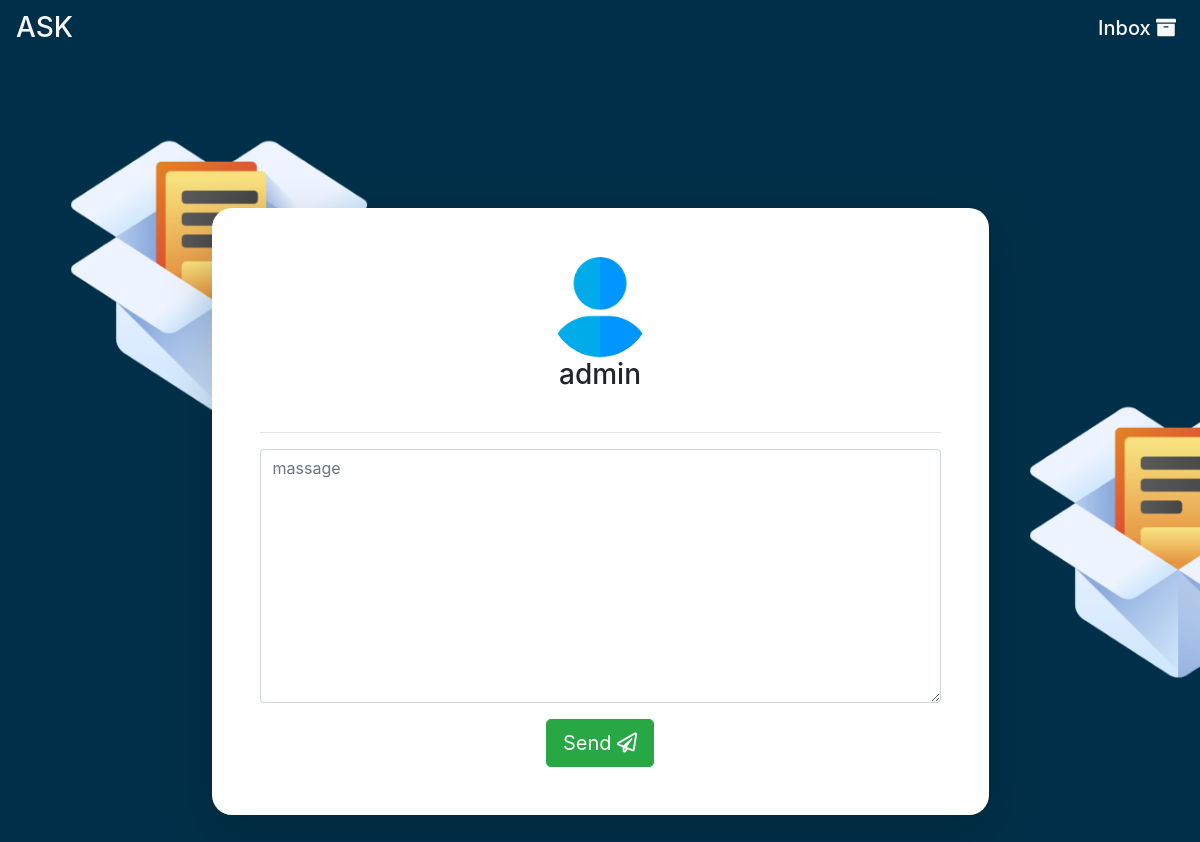
Page /profile/admin on the earlier database version.
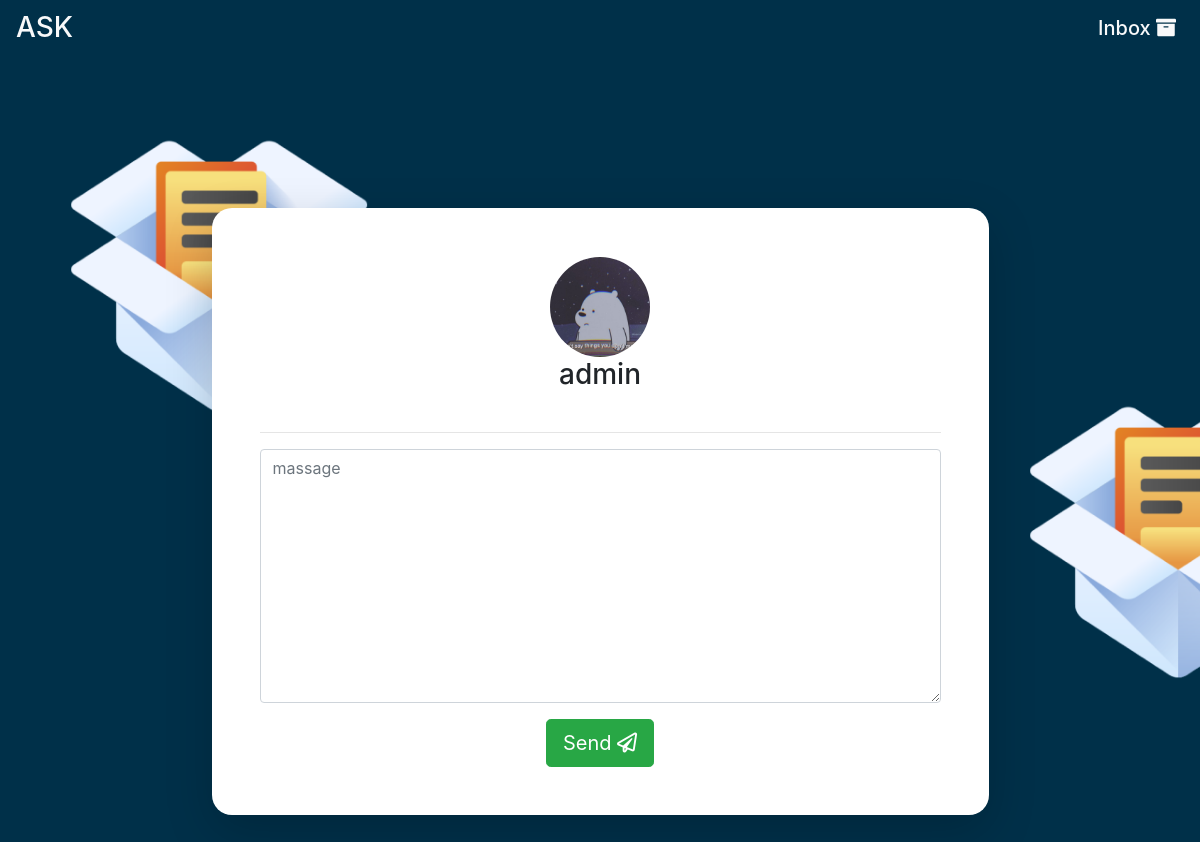
Same page on the later database version.
### user/models.py (models this page shows, shortened)
class Profile(models.Model):
    userpro=models.OneToOneField(User,on_delete=models.CASCADE)
    profile_img=models.ImageField(upload_to='profileImage',default='profileImage/userAvatar.png')
    bio=models.CharField(max_length=50,null=True,blank=True)
    slug=models.SlugField(blank=True, null=True)

### user/views.py (the view, shortened to what this page needs)
# urls.py: path('profile/<slug:slug>',views.profile,name='profile'),
def profile(request,slug):
   getprofile=get_object_or_404(Profile,slug=slug)
   form=NewMessage()
   formupdate=ProfileUpdate()
   if request.method=='POST':
      formupdate=ProfileUpdate(request.POST,request.FILES,instance=request.user.profile)
      if formupdate.is_valid():
         formupdate.save()
   context={
      'title':'profile',
      'getprofile':getprofile,
      'form':form,
      'formupdate':formupdate,
   }
   return render(request,'user/profile.html',context)
   pass

### user/forms.py
class NewMessage(forms.ModelForm):
    class Meta:
        model=Message
        fields=('messages',)
    messages=forms.CharField(
        widget=forms.Textarea(attrs={'class':'form-control','row':'3','placeholder':'massage'})
    )
    pass

class ProfileUpdate(forms.ModelForm):
    class Meta:
        model=Profile
        fields=('profile_img','bio')
    pass

### user/templates/user/profile.html (shortened to what this page needs)
{% extends 'ask/index.html' %}
{% load static %}
{% load crispy_forms_tags %}
{% block content %}
<body class="index">
	<nav class="navbar navbar-expand-lg navbar-light bg-darkNew  ">
		<h3 class="text-light">ASK</h3>
		<ul class="navbar-nav  ml-auto ">
			{% if user.is_authenticated %}
			<li class="nav-item ">
				<h5>
					<a class="nav-link text-light p-2" href="{% url 'inbox' request.user.id %}">
						Inbox
						<i class="fas fa-archive"></i>
					</a>
				</h5>
			</li>
			{% else %}
			<li class="nav-item ">
				<h5>
					<a class="nav-link text-light p-2" href="{% url 'register' %}">
						Inbox
						<i class="fas fa-archive"></i>
					</a>
				</h5>
			</li>
			{% endif %}
		</ul>
	</nav>
	<div class="container">
		<div class="row">
			<div class="col-12 d-flex flex-column align-items-center">
				<div class="form-content-massage shadow-lg p-5  ">
					<div class="d-flex flex-column align-items-center">
						<button class='update' style="border: none; background:none ;">
							<img src="{{getprofile.profile_img.url}} " width="100" height="100" class="rounded-circle">
						</button>
						<h3 class="text-center mb-4">{{getprofile.userpro.username}}</h3>
					</div>
					<hr>
					<form method="post">
						<div class="form-group">
							{{form.messages}}
						</div>
						<div class="d-flex flex-column align-items-center">
							<button type="submit" class="btn btn-success btn-lg ">
								Send
								<i class="far fa-paper-plane"></i>
							</button>
						</div>
					</form>
				</div>
			</div>
		</div>
	</div>
</body>
</html>
{% endblock content %}

### ask/templates/ask/index.html (shortened to what this page needs)
{% load static %}
<!DOCTYPE html>
<html lang='en'>
<head>
    <link rel="stylesheet" type="text/css" href="{% static 'ask/css/all.min.css' %} ">
    <link rel="stylesheet" type="text/css" href="{% static 'ask/css/fontawesome.min.css' %} ">
    <link rel="stylesheet" type="text/css" href="{% static 'ask/css/bootstrap.min.css' %} ">
    <link rel="stylesheet" type="text/css" href="{% static 'ask/css/main.css' %} ">
</head>
{% block content %}
{% endblock content %}

### ask/static/ask/css/main.css (style rules this page uses)
.index { background-image: url('../image/backgroundindex.png'); background-size: cover; }
.bg-darkNew { background-color: #003049; }
.form-content-massage { background: #fff; border-radius: 20px; width: 70%; margin: 9em auto; }

Differences in the rows shown:
changed Profile "admin": profile_img: a different picture
